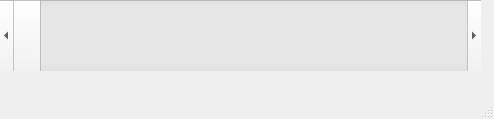
<?xml version="1.0" encoding="UTF-8"?>
<ui version="4.0">
 <class>MainWindow</class>
 <widget class="QMainWindow" name="MainWindow">
  <property name="geometry">
   <rect>
    <x>0</x>
    <y>0</y>
    <width>494</width>
    <height>119</height>
   </rect>
  </property>
  <property name="windowTitle">
   <string>MainWindow</string>
  </property>
  <widget class="QWidget" name="centralwidget">
   <widget class="QScrollBar" name="horizontalScrollBar">
    <property name="geometry">
     <rect>
      <x>0</x>
      <y>0</y>
      <width>481</width>
      <height>71</height>
     </rect>
    </property>
    <property name="maximum">
     <number>100</number>
    </property>
    <property name="pageStep">
     <number>5</number>
    </property>
    <property name="value">
     <number>0</number>
    </property>
    <property name="orientation">
     <enum>Qt::Horizontal</enum>
    </property>
   </widget>
  </widget>
  <widget class="QMenuBar" name="menubar">
   <property name="geometry">
    <rect>
     <x>0</x>
     <y>0</y>
     <width>494</width>
     <height>22</height>
    </rect>
   </property>
  </widget>
  <widget class="QStatusBar" name="statusbar"/>
 </widget>
 <resources/>
 <connections/>
</ui>
